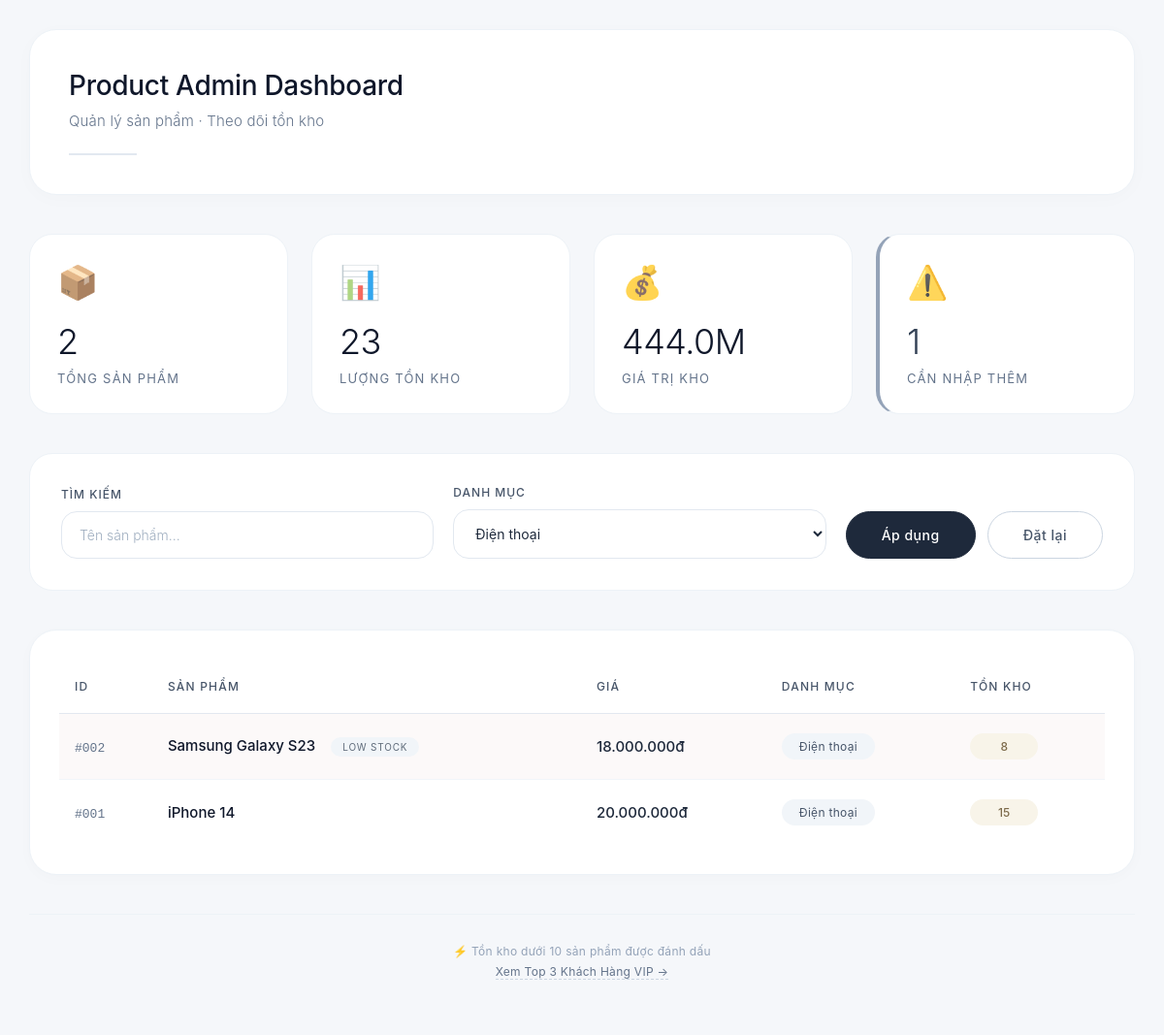
Screenshot of /Session7/Part3and4/index.php?category_id=1 with the database file from the repository.
### tables this page shows
CREATE TABLE `products` (
  `id` int(11) NOT NULL,
  `name` varchar(200) NOT NULL,
  `price` decimal(10,2) NOT NULL,
  `category_id` int(11) DEFAULT NULL,
  `stock` int(11) DEFAULT 0
);

CREATE TABLE `categories` (
  `id` int(11) NOT NULL,
  `category_name` varchar(100) NOT NULL
);

### Session7/Part3and4/index.php (the view, shortened to what this page needs)
<?php
$db = Database::getInstance()->getConnection();
try {
    $categories = $db->query("SELECT * FROM categories ORDER BY category_name")->fetchAll();
    $search = $_GET['search'] ?? '';
    $category_id = $_GET['category_id'] ?? '';
    $sql = "SELECT
                p.id,
                p.name AS product_name,
                p.price,
                p.stock,
                c.category_name
            FROM products p
            LEFT JOIN categories c ON p.category_id = c.id
            WHERE 1=1";
    $params = [];
    if (!empty($category_id)) {
        $sql .= " AND p.category_id = :category_id";
        $params[':category_id'] = $category_id;
    }
    $sql .= " ORDER BY p.id DESC";
    $stmt = $db->prepare($sql);
    $stmt->execute($params);
    $products = $stmt->fetchAll();
} catch (PDOException $e) {
    die("❌ Lỗi: " . $e->getMessage());
}
?>
<!DOCTYPE html>
<html lang="vi">
<head>
    <link rel="stylesheet" href="style.css">
</head>
<body>
    <div class="container">
        <div class="header">
            <h1>Product Admin Dashboard</h1>
            <p>Quản lý sản phẩm · Theo dõi tồn kho</p>
            <div class="header-divider"></div>
        </div>
        <?php
        $totalProducts = count($products);
        $totalStock = 0;
        $lowStockCount = 0;
        $totalValue = 0;
        foreach ($products as $p) {
            $totalStock += $p['stock'];
            $totalValue += $p['price'] * $p['stock'];
            if ($p['stock'] < 10) $lowStockCount++;
        }
        ?>
        <div class="stats-container">
            <div class="stat-card">
                <div class="stat-icon">📦</div>
                <div class="stat-number"><?= $totalProducts ?></div>
                <div class="stat-label">Tổng sản phẩm</div>
            </div>
            <div class="stat-card">
                <div class="stat-icon">📊</div>
                <div class="stat-number"><?= number_format($totalStock) ?></div>
                <div class="stat-label">Lượng tồn kho</div>
            </div>
            <div class="stat-card">
                <div class="stat-icon">💰</div>
                <div class="stat-number"><?= number_format($totalValue / 1000000, 1) ?>M</div>
                <div class="stat-label">Giá trị kho</div>
            </div>
            <div class="stat-card warning">
                <div class="stat-icon">⚠️</div>
                <div class="stat-number"><?= $lowStockCount ?></div>
                <div class="stat-label">Cần nhập thêm</div>
            </div>
        </div>
        <div class="filter-form">
            <form method="GET">
                <div class="filter-grid">
                    <div class="filter-group">
                        <label>Tìm kiếm</label>
                        <input type="text"
                               name="search"
                               placeholder="Tên sản phẩm..."
                               value="<?= htmlspecialchars($search) ?>">
                    </div>
                    <div class="filter-group">
                        <label>Danh mục</label>
                        <select name="category_id">
                            <?php foreach ($categories as $cat): ?>
                                <option value="<?= $cat['id'] ?>"
                                        <?= $category_id == $cat['id'] ? 'selected' : '' ?>>
                                    <?= htmlspecialchars($cat['category_name']) ?>
                                </option>
                            <?php endforeach; ?>
                        </select>
                    </div>
                    <div class="filter-actions">
                        <button type="submit" class="btn btn-primary">Áp dụng</button>
                        <a href="?" class="btn btn-secondary">Đặt lại</a>
                    </div>
                </div>
            </form>
        </div>
        <div class="table-container">
            <table>
                <thead>
                    <tr>
                        <th>ID</th>
                        <th>Sản phẩm</th>
                        <th>Giá</th>
                        <th>Danh mục</th>
                        <th>Tồn kho</th>
                    </tr>
                </thead>
                <tbody>
                    <?php if (empty($products)): ?>
                        <tr>
                            <td colspan="5" class="no-data">
                                Không tìm thấy sản phẩm
                                <br>
                                <small>Thử thay đổi điều kiện lọc</small>
                            </td>
                        </tr>
                    <?php else: ?>
                        <?php foreach ($products as $product): ?>
                            <tr class="<?= $product['stock'] < 10 ? 'low-stock-row' : '' ?>">
                                <td>
                                    <span class="product-id">#<?= str_pad($product['id'], 3, '0', STR_PAD_LEFT) ?></span>
                                </td>
                                <td>
                                    <span class="product-name">
                                        <?= htmlspecialchars($product['product_name']) ?>
                                    </span>
                                    <?php if ($product['stock'] < 10): ?>
                                        <span class="warning-badge">Low stock</span>
                                    <?php endif; ?>
                                </td>
                                <td class="price">
                                    <?= number_format($product['price'], 0, ',', '.') ?>đ
                                </td>
                                <td>
                                    <span class="category">
                                        <?= htmlspecialchars($product['category_name'] ?? 'Chưa phân loại') ?>
                                    </span>
                                </td>
                                <td>
                                    <?php
                                    $stockClass = 'stock-high';
                                    if ($product['stock'] < 5) {
                                        $stockClass = 'stock-low';
                                    } elseif ($product['stock'] < 20) {
                                        $stockClass = 'stock-medium';
                                    }
                                    ?>
                                    <span class="stock <?= $stockClass ?>">
                                        <?= $product['stock'] ?>
                                    </span>
                                </td>
                            </tr>
                        <?php endforeach; ?>
                    <?php endif; ?>
                </tbody>
            </table>
        </div>
        <div class="footer-info">
            <p>⚡ Tồn kho dưới 10 sản phẩm được đánh dấu</p>
            <p><a href="top_customers.php" style="color: #64748b; text-decoration: none; border-bottom: 1px dashed #cbd5e1;">Xem Top 3 Khách Hàng VIP →</a></p>
        </div>
    </div>
</body>
</html>

### Session7/Part3and4/Style.css (style rules this page uses)
* { margin: 0; padding: 0; box-sizing: border-box; font-family: 'Inter', -apple-system, BlinkMacSystemFont, 'Segoe UI', Roboto, 'Helvetica Neue', sans-serif; }
body { background: #f5f7fa; padding: 30px; min-height: 100vh; display: flex; justify-content: center; align-items: center; color: #1e293b; }
.container { max-width: 1400px; width: 100%; margin: 0 auto; }
.header { background: #ffffff; padding: 40px; border-radius: 28px; margin-bottom: 40px; box-shadow: 0 4px 20px rgba(0, 0, 0, 0.02); border: 1px solid #edf2f7; transition: all 0.2s ease; }
.header h1 { font-size: 28px; font-weight: 500; color: #0f172a; letter-spacing: -0.3px; margin-bottom: 10px; }
.header p { color: #64748b; font-size: 15px; font-weight: 300; letter-spacing: 0.2px; }
.header-divider { width: 70px; height: 2px; background: #e2e8f0; margin-top: 24px; }
.stats-container { display: grid; grid-template-columns: repeat(auto-fit, minmax(240px, 1fr)); gap: 24px; margin-bottom: 40px; }
.stat-card { background: #ffffff; padding: 28px; border-radius: 24px; border: 1px solid #edf2f7; transition: all 0.25s cubic-bezier(0.4, 0, 0.2, 1); }
.stat-icon { font-size: 34px; margin-bottom: 20px; color: #334155; opacity: 0.8; }
.stat-number { font-size: 36px; font-weight: 300; color: #0f172a; line-height: 1.2; margin-bottom: 8px; letter-spacing: -0.5px; }
.stat-label { color: #64748b; font-size: 13px; text-transform: uppercase; letter-spacing: 1.2px; font-weight: 400; }
.stat-card.warning { background: #ffffff; border-left: 4px solid #94a3b8; }
.stat-card.warning .stat-number { color: #334155; }
.filter-form { background: #ffffff; padding: 32px; border-radius: 24px; margin-bottom: 40px; border: 1px solid #edf2f7; }
.filter-grid { display: flex; gap: 20px; flex-wrap: wrap; align-items: flex-end; }
.filter-group { flex: 1; min-width: 250px; }
.filter-group label { display: block; margin-bottom: 10px; color: #475569; font-size: 12px; font-weight: 500; text-transform: uppercase; letter-spacing: 1px; }
.filter-group input, .filter-group select { width: 100%; padding: 15px 18px; border: 1.5px solid #e2e8f0; border-radius: 16px; font-size: 14px; color: #1e293b; background: #ffffff; transition: all 0.2s; }
.filter-group input::placeholder { color: #a0afc0; font-weight: 300; }
.filter-actions { display: flex; gap: 12px; align-items: center; }
.btn { padding: 15px 36px; border: none; border-radius: 40px; font-size: 14px; font-weight: 500; cursor: pointer; transition: all 0.25s; text-decoration: none; display: inline-block; letter-spacing: 0.5px; text-align: center; }
.btn-primary { background: #1e293b; color: #ffffff; border: 1.5px solid #1e293b; }
.btn-secondary { background: transparent; color: #475569; border: 1.5px solid #cbd5e1; }
.table-container { background: #ffffff; border-radius: 28px; padding: 30px; border: 1px solid #edf2f7; overflow-x: auto; box-shadow: 0 4px 15px rgba(0, 0, 0, 0.02); }
table { width: 100%; border-collapse: collapse; }
th { text-align: left; padding: 20px 16px; color: #475569; font-weight: 500; font-size: 12px; text-transform: uppercase; letter-spacing: 1.2px; border-bottom: 1.5px solid #e2e8f0; }
td { padding: 20px 16px; border-bottom: 1px solid #f1f5f9; color: #334155; font-size: 14px; }
tr:last-child td { border-bottom: none; }
.product-id { color: #64748b; font-size: 13px; font-family: 'SF Mono', 'Menlo', monospace; font-weight: 400; }
.product-name { font-weight: 500; color: #0f172a; font-size: 15px; }
.price { color: #1e293b; font-weight: 500; font-size: 15px; }
.category { display: inline-block; padding: 6px 18px; background: #f1f5f9; color: #475569; font-size: 12px; border-radius: 40px; letter-spacing: 0.3px; font-weight: 400; }
.stock { display: inline-block; padding: 6px 18px; border-radius: 40px; font-size: 12px; font-weight: 500; min-width: 70px; text-align: center; }
.stock-medium { background: #f8f4e9; color: #7d6b4b; }
.low-stock-row { background: #fcf9f9; }
.warning-badge { display: inline-block; margin-left: 12px; padding: 4px 12px; background: #f1f5f9; color: #5f6b7a; font-size: 10px; text-transform: uppercase; letter-spacing: 0.8px; border-radius: 30px; font-weight: 400; }
.footer-info { text-align: center; margin-top: 40px; padding: 24px; color: #94a3b8; font-size: 12px; border-top: 1px solid #edf2f7; }
.footer-info p { margin: 6px 0; letter-spacing: 0.3px; }
.container { animation: fadeIn 0.4s ease-out; }

### rows the page displays
products: id "002", name "Samsung Galaxy S23", shows "LOW STOCK", price "18.000.000", category.category_name "Điện thoại", stock "8"
products: id "001", name "iPhone 14", price "20.000.000", category.category_name "Điện thoại", stock "15"

### other values shown
$totalProducts "2"
$totalStock "23"
$totalValue / 1000000 "444.0"
$lowStockCount "1"
form field category_id "Điện thoại"
